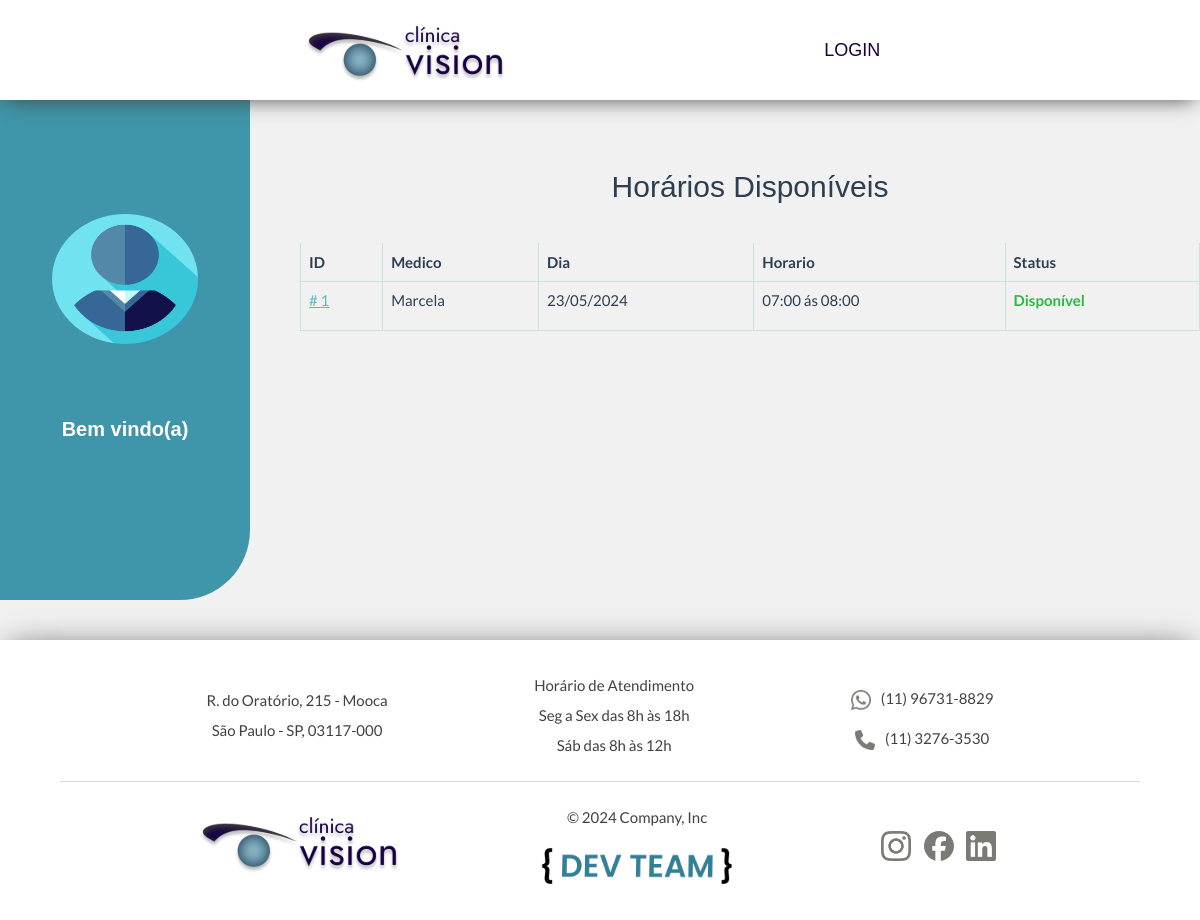
/medicos/minha-agenda/, run on an earlier commit of the app's database.
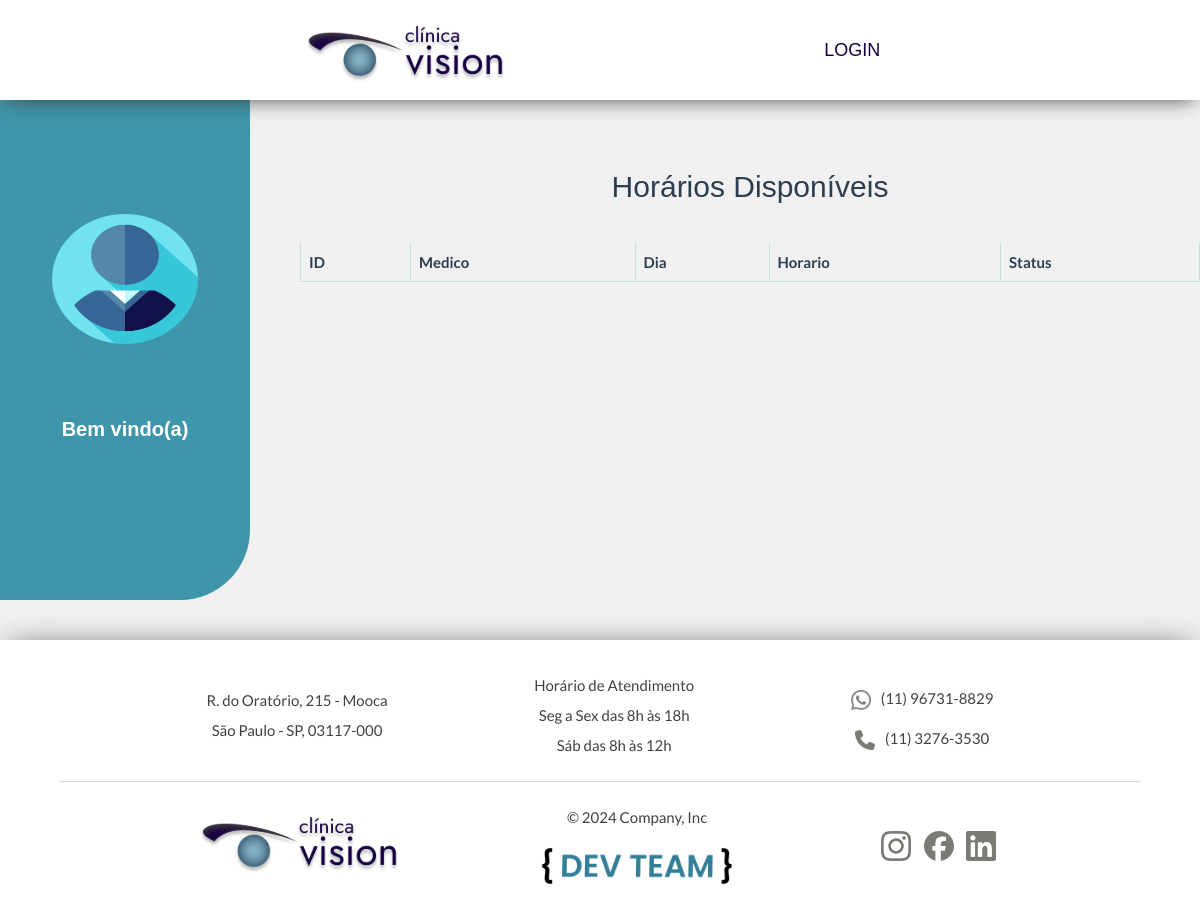
And on a later commit of the database.
### medicos/models.py (models this page shows, shortened)
class Agenda(models.Model):
    medico = ForeignKey(Medico, on_delete=models.CASCADE, related_name='agenda')
    especialidade = ForeignKey(Especialidade, on_delete=models.CASCADE, default=1)
    dia = models.DateField(help_text="Insira uma data para agenda", validators=[validar_dia])
    HORARIOS = (
        ("1", "07:00 ás 08:00"),
        ("2", "08:00 ás 09:00"),
        ("3", "09:00 ás 10:00"),
        ("4", "10:00 ás 11:00"),
        ("5", "11:00 ás 12:00"),
        ("6", "13:00 ás 14:00"),
        ("7", "14:00 ás 15:00"),
        ("8", "15:00 ás 16:00"),
        ("9", "16:00 ás 17:00"),
        ("10", "17:00 ás 18:00"),
    )
    horario = models.CharField(max_length=10, choices=HORARIOS)
    user = models.ForeignKey(
        settings.AUTH_USER_MODEL,
        verbose_name='Usuário',
        on_delete=models.CASCADE
    )
    class Meta:
        unique_together = ('horario', 'dia')

class Medico(models.Model):
    nome = models.CharField(verbose_name="Nome", max_length=200, default='')
    sobrenome = models.CharField(verbose_name="Sobrenome", max_length=200, default='')
    GENEROS = (
        ('Feminino','Feminino'),
        ('Masculimo','Masculino')
    )
    genero = models.CharField(max_length=9, choices=GENEROS, default='')
    email = models.EmailField(verbose_name="Email")
    crm = models.CharField(unique=True, verbose_name="CRM", max_length=200)
    phone_regex = RegexValidator(
        regex=r'^\(?\d{2}\)?[\s.-]?\d{4,5}-?\d{4}$',
        message="O número precisa estar neste formato: (00) 00000-0000 ou (00) 0000-0000"
    )
    telefone = models.CharField(verbose_name="Telefone",
                                validators=[phone_regex],
                                max_length=17, null=True, blank=True)
    especialidade = ForeignKey(Especialidade,
                            on_delete=models.CASCADE,
                            related_name='medicos',
                            null=True)
    user = models.OneToOneField(
        settings.AUTH_USER_MODEL,
        verbose_name='Usuário',
        on_delete=models.CASCADE,
        default=0
    )
    def __str__(self):
        return f'{self.nome}'

### medicos/views.py (the view)
class MinhaAgendaListView(ListView):
    model = Agenda
    login_url = 'accounts:login'
    template_name = 'medicos/minha_agenda.html'
    context_object_name = 'horarios'
    def get_context_data(self, **kwargs):
        context = super().get_context_data(**kwargs)
        horarios_disponiveis = self.object_list
        horarios_agendados = Consulta.objects.filter(
            agenda__in=horarios_disponiveis, status_cons__in=["Agendada", "Concluída"]
        )
        horarios_disponiveis = horarios_disponiveis.exclude(pk__in=[consulta.agenda.pk for consulta in horarios_agendados])
        context['horarios_disponiveis'] = horarios_disponiveis
        return context

### medicos/templates/medicos/minha_agenda.html (shortened to what this page needs)
{% extends "base_dash.html" %}
{% load static %}
{% block head %}
    <link rel="stylesheet" href="{% static "css/formulario/list.css" %}">
    <link rel="stylesheet" href="{% static "css/dashboard/base_dash.css" %}">
{% endblock head %}
{% block accounts_container %}
<div class="content">
    <div>
        <h1 class="titulo">Horários Disponíveis</h1>
    </div>
<table class="table table-bordered" id="tabela_agenda">
    <thead>
        <tr>
            <th>
                ID
            </th>
            <th>
                Medico
            </th>
            <th>
                Dia
            </th>
            <th>
                Horario
            </th>
            <th>
                Status
            </th>
        </tr>
    </thead>
    <tbody>
        {% for horario in horarios_disponiveis %}
        <tr>
            <td>
                <a href=""># {{ horario.pk }}</a>
            </td>
            <td>
                {{ horario.medico }}
            </td>
            <td>
                {{ horario.dia|date:"d/m/Y" }}
            </td>
            <td>
                {{ horario.get_horario_display }}
            </td>
            <td>
                <p>Disponível</p>
            </td>
        </tr>
        {% endfor %}
    </tbody>
</table>
</div>
{% endblock %}

What changed in the data, as far as the page shows it:
no longer on this page (row edited): Agenda: pk "1", medico "Marcela", dia "23/05/2024", horario "07:00 ás 08:00"
